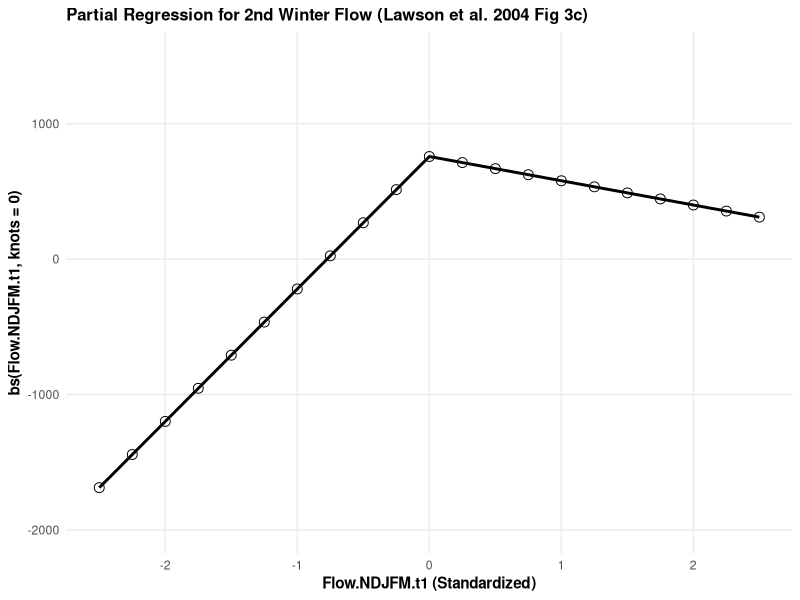

Write the R code that produced this figure.
# Lawson, P. W., Logerwell, E. A., Mantua, N. J., Francis, R. C., & Agostini, V. N. (2004). 
# Environmental factors influencing freshwater survival and smolt production in Pacific Northwest coho salmon (Oncorhynchus kisutch). 
# Canadian Journal of Fisheries and Aquatic Sciences, 61(3), 360–373.
# Lawson et al. 2004: Coho smolt production vs. 2nd winter flow
# Table 2, Figure 3c

# Load necessary libraries
library(ggplot2)
library(splines)

# 1. Define model coefficients for the 2nd Winter Flow b-spline (Table 2)
# We ignore the intercept and other variables to match the partial regression plot
coeff_winter1 <- 2444.5 # Left leg of the b-spline (x <= 0)
coeff_winter2 <- 1996.9 # Right leg of the b-spline (x > 0)

# 2. Define the stressor values (2nd Winter Flow, z-score)
# Fig 3c shows the data bounds roughly between -2.5 and 2.5
stressor_x <- seq(-2.5, 2.5, by = 0.25)

# 3. Generate the 1-degree b-spline basis mathematically identically to the paper
# The authors set the knot at 0. Boundary knots define where the basis drops to 0.
b_spline <- bs(stressor_x, degree = 1, knots = 0, Boundary.knots = c(-2.5, 2.5))

# 4. Calculate the raw partial effect
raw_partial <- (coeff_winter1 * b_spline[, 1]) + (coeff_winter2 * b_spline[, 2])

# In GAM partial plots (like Fig 3c), the curve is mean-centered around 0.
# We center the curve by subtracting its mean.
mean_centered_partial <- raw_partial - mean(raw_partial)

# 5. Format dataframe
srf3_partial_data <- data.frame(
  curve.id = rep("Lawson2004_3_Partial", length(stressor_x)),
  stressor.label = rep("2nd_Winter_Flow", length(stressor_x)),
  stressor.x = stressor_x,
  units.x = rep("z-score", length(stressor_x)),
  response.label = rep("Partial_Effect_on_Smolts", length(stressor_x)),
  response.y = round(mean_centered_partial, 2),
  units.y = rep("partial_contribution", length(stressor_x))
)

# Print the formatted data to the console
print(srf3_partial_data)

# Optional: Export directly to CSV
write.csv(srf3_partial_data, "Lawson2004_SRF3.csv", row.names = FALSE)

# 6. Generate a Plot matching Figure 3c
partial_plot <- ggplot(srf3_partial_data, aes(x = stressor.x, y = response.y)) +
  geom_line(color = "black", size = 1) +
  geom_point(shape = 1, size = 3) + 
  labs(
    title = "Partial Regression for 2nd Winter Flow (Lawson et al. 2004 Fig 3c)",
    x = "Flow.NDJFM.t1 (Standardized)",
    y = "bs(Flow.NDJFM.t1, knots = 0)"
  ) +
  scale_y_continuous(limits = c(-2000, 1500), breaks = seq(-2000, 1000, by = 1000)) +
  theme_minimal() +
  theme(
    plot.title = element_text(face = "bold", size = 12),
    axis.title = element_text(face = "bold"),
    panel.grid.minor = element_blank()
  )

print(partial_plot)
